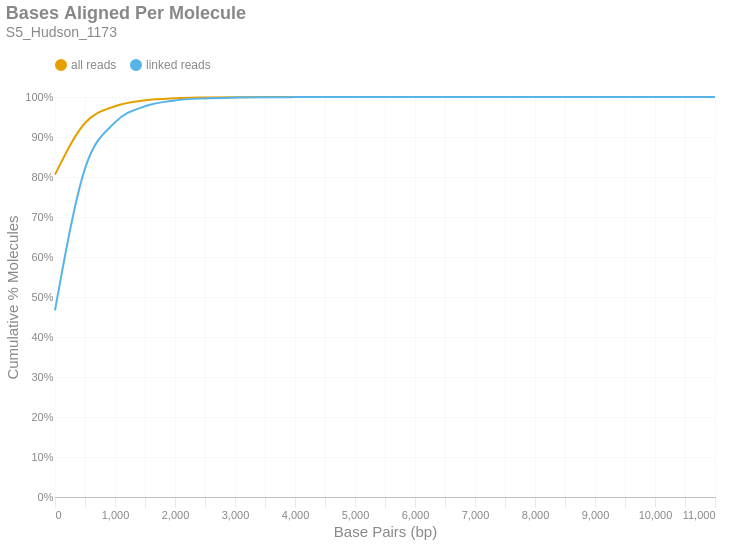

Here is the notebook cell this chart was saved with:
### Markdown cell above
### Bases Aligned Per Molecule
This is a cumulative frequency distribution showing the number of base pairs aligned per unique molecule. These data are shown in 500 bp bins. There are two distributions: one with `all reads` (yellow) and another with only `linked reads` (blue). The percent of molecules in the `linked reads` distribution is relative to the total number of linked molecules.

### Code cell
if SKIPLR:
    print_html(f"Skipped")
else:
    binned_df = consolidated_hist(valids['aligned_bp'], mask, 500, True)
    with SafeRender(binned_df):
        (
            density_plot(binned_df, 'Bases Aligned Per Molecule', samplename, 'basesper')
            .encode(
                x=alt.X('bin:Q', title="Base Pairs (bp)").axis(tickMinStep=500).scale(padding=0),
                y=alt.Y('value:Q', title='Cumulative % Molecules')
                    .axis(format='%')
                    .scale(domain = [0,1])
                    .stack(False),
                color=alt.Color("key:N").scale(domain = ["all reads", "linked reads"]),
                tooltip = [
                    alt.Tooltip("key:N", title = "Data Type"),
                    alt.Tooltip("range_label:N", title="Bases Aligned Per Molecule"),
                    alt.Tooltip("value:Q", format = ".2%", title="% Molecules (Cum.)")
                ]
            )
        ).display()

### Figure 1 — Vega-Lite specification as saved in the notebook (floating-point values rounded to 4 significant figures)
{"width": "container", "height": 400, "config": {"title": {"anchor": "start", "dy": -15, "fontSize": 18, "color": "#888888", "subtitleColor": "#888888", "subtitleFontSize": 14}, "arc": {"fill": "#0072B2"}, "axis": {"domainColor": "#888888", "domainWidth": 0.5, "gridWidth": 0.2, "grid": false, "titleFontWeight": 400, "titleFontSize": 15, "labelFontSize": 11, "labelColor": "#888888", "tickColor": "#888888", "tickWidth": 0.2, "titleColor": "#888888"}, "axisBand": {"grid": false}, "axisX": {"grid": true, "tickSize": 10, "domainCap": "round"}, "axisY": {"domain": false, "grid": true, "tickSize": 0, "domainCap": "round"}, "background": "transparent", "header": {"labelFontSize": 15, "labelColor": "#888888", "titleFontSize": 15, "titleFontWeight": 600, "titleColor": "#888888"}, "legend": {"labelFont": "sans-serif", "labelFontSize": 12, "labelColor": "#888888", "symbolSize": 100, "symbolType": "circle", "titleFontSize": 12, "titlePadding": 10, "titleColor": "#888888", "title": null, "orient": "top"}, "range": {"category": ["#E69F00", "#56B4E9", "#009E73", "#F0E442", "#0072B2", "#D55E00", "#CC79A7", "#000000"], "diverging": ["#cfe8f3", "#a2d4ec", "#73bfe2", "#46abdb", "#1696d2", "#12719e"]}, "area": {"fill": "#0072B2", "fillOpacity": 0.7, "line": true, "strokeOpacity": 0.7}, "line": {"color": "#0072B2", "stroke": "#0072B2", "strokeWidth": 2}, "trail": {"color": "#0072B2", "stroke": "#0072B2", "strokeWidth": 0, "size": 1}, "point": {"filled": true, "fillOpacity": 1.0, "size": 95}, "text": {"color": "#888888", "fontSize": 11, "align": "right", "fontWeight": 400, "size": 11}, "bar": {"fill": "#0072B2", "stroke": null}, "view": {"stroke": null, "continuousWidth": 660, "continuousHeight": 400}}, "data": {"name": "data-39cc856a599dba3fc30906ee404eb83d"}, "mark": {"type": "line", "interpolate": "monotone", "point": {"opacity": 0, "size": 275}}, "encoding": {"color": {"field": "key", "scale": {"domain": ["all reads", "linked reads"]}, "type": "nominal"}, "tooltip": [{"field": "key", "title": "Data Type", "type": "nominal"}, {"field": "range_label", "title": "Bases Aligned Per Molecule", "type": "nominal"}, {"field": "value", "format": ".2%", "title": "% Molecules (Cum.)", "type": "quantitative"}], "x": {"axis": {"tickMinStep": 500}, "field": "bin", "scale": {"padding": 0}, "title": "Base Pairs (bp)", "type": "quantitative"}, "y": {"axis": {"format": "%"}, "field": "value", "scale": {"domain": [0, 1]}, "stack": false, "title": "Cumulative % Molecules", "type": "quantitative"}}, "params": [{"name": "param_c36ac31b6afebe62", "select": {"type": "point", "fields": ["key"]}, "bind": "legend"}], "title": {"text": "Bases Aligned Per Molecule", "subtitle": "S5_Hudson_1173"}, "transform": [{"fold": ["all reads (cumsum)", "linked reads (cumsum)"]}, {"calculate": "replace(datum.key, ' (cumsum)', '')", "as": "key"}, {"filter": {"param": "param_c36ac31b6afebe62"}}], "usermeta": {"embedOptions": {"downloadFileName": "S5_Hudson_1173.basesper"}}, "$schema": "https://vega.github.io/schema/vega-lite/v6.1.0.json", "datasets": {"data-39cc856a599dba3fc30906ee404eb83d": [{"bin": "0.0", "interval": "0.0-500.0", "all reads": 0.8059, "linked reads": 0.4667, "all reads (cumsum)": 0.8059, "linked reads (cumsum)": 0.4667, "range_label": "0-499"}, {"bin": "500.0", "interval": "500.0-1000.0", "all reads": 0.1292, "linked reads": 0.3542, "all reads (cumsum)": 0.9351, "linked reads (cumsum)": 0.821, "range_label": "500-999"}, {"bin": "1000.0", "interval": "1000.0-1500.0", "all reads": 0.04191, "linked reads": 0.1155, "all reads (cumsum)": 0.977, "linked reads (cumsum)": 0.9365, "range_label": "1000-1499"}, {"bin": "1500.0", "interval": "1500.0-2000.0", "all reads": 0.01468, "linked reads": 0.0405, "all reads (cumsum)": 0.9917, "linked reads (cumsum)": 0.977, "range_label": "1500-1999"}, {"bin": "2000.0", "interval": "2000.0-2500.0", "all reads": 0.005265, "linked reads": 0.01452, "all reads (cumsum)": 0.9969, "linked reads (cumsum)": 0.9915, "range_label": "2000-2499"}, {"bin": "2500.0", "interval": "2500.0-3000.0", "all reads": 0.00181, "linked reads": 0.004993, "all reads (cumsum)": 0.9987, "linked reads (cumsum)": 0.9965, "range_label": "2500-2999"}, {"bin": "3000.0", "interval": "3000.0-3500.0", "all reads": 0.0007221, "linked reads": 0.001992, "all reads (cumsum)": 0.9995, "linked reads (cumsum)": 0.9985, "range_label": "3000-3499"}, {"bin": "3500.0", "interval": "3500.0-4000.0", "all reads": 0.0003031, "linked reads": 0.0008359, "all reads (cumsum)": 0.9998, "linked reads (cumsum)": 0.9994, "range_label": "3500-3999"}, {"bin": "4000.0", "interval": "4000.0-4500.0", "all reads": 0.0001275, "linked reads": 0.0003518, "all reads (cumsum)": 0.9999, "linked reads (cumsum)": 0.9997, "range_label": "4000-4499"}, {"bin": "4500.0", "interval": "4500.0-5000.0", "all reads": 5.599e-05, "linked reads": 0.0001544, "all reads (cumsum)": 1.0, "linked reads (cumsum)": 0.9999, "range_label": "4500-4999"}, {"bin": "5000.0", "interval": "5000.0-5500.0", "all reads": 2.6e-05, "linked reads": 7.17e-05, "all reads (cumsum)": 1.0, "linked reads (cumsum)": 0.9999, "range_label": "5000-5499"}, {"bin": "5500.0", "interval": "5500.0-6000.0", "all reads": 1.133e-05, "linked reads": 3.125e-05, "all reads (cumsum)": 1.0, "linked reads (cumsum)": 1.0, "range_label": "5500-5999"}, {"bin": "6000.0", "interval": "6000.0-6500.0", "all reads": 6.443e-06, "linked reads": 1.777e-05, "all reads (cumsum)": 1.0, "linked reads (cumsum)": 1.0, "range_label": "6000-6499"}, {"bin": "6500.0", "interval": "6500.0-7000.0", "all reads": 2.222e-06, "linked reads": 6.128e-06, "all reads (cumsum)": 1.0, "linked reads (cumsum)": 1.0, "range_label": "6500-6999"}, {"bin": "7000.0", "interval": "7000.0-7500.0", "all reads": 1.777e-06, "linked reads": 4.903e-06, "all reads (cumsum)": 1.0, "linked reads (cumsum)": 1.0, "range_label": "7000-7499"}, {"bin": "7500.0", "interval": "7500.0-8000.0", "all reads": 6.665e-07, "linked reads": 1.839e-06, "all reads (cumsum)": 1.0, "linked reads (cumsum)": 1.0, "range_label": "7500-7999"}, {"bin": "8000.0", "interval": "8000.0-8500.0", "all reads": 4.444e-07, "linked reads": 1.226e-06, "all reads (cumsum)": 1.0, "linked reads (cumsum)": 1.0, "range_label": "8000-8499"}, {"bin": "8500.0", "interval": "8500.0-9000.0", "all reads": 2.222e-07, "linked reads": 6.128e-07, "all reads (cumsum)": 1.0, "linked reads (cumsum)": 1.0, "range_label": "8500-8999"}, {"bin": "9000.0", "interval": "9000.0-9500.0", "all reads": 0.0, "linked reads": 0.0, "all reads (cumsum)": 1.0, "linked reads (cumsum)": 1.0, "range_label": "9000-9499"}, {"bin": "9500.0", "interval": "9500.0-10000.0", "all reads": 0.0, "linked reads": 0.0, "all reads (cumsum)": 1.0, "linked reads (cumsum)": 1.0, "range_label": "9500-9999"}, {"bin": "10000.0", "interval": "10000.0-10500.0", "all reads": 0.0, "linked reads": 0.0, "all reads (cumsum)": 1.0, "linked reads (cumsum)": 1.0, "range_label": "10000-10499"}, {"bin": "10500.0", "interval": "10500.0-11000.0", "all reads": 0.0, "linked reads": 0.0, "all reads (cumsum)": 1.0, "linked reads (cumsum)": 1.0, "range_label": "10500-10999"}, {"bin": "11000.0", "interval": "11000.0-11500.0", "all reads": 2.222e-07, "linked reads": 6.128e-07, "all reads (cumsum)": 1.0, "linked reads (cumsum)": 1.0, "range_label": "11000-11499"}]}}
